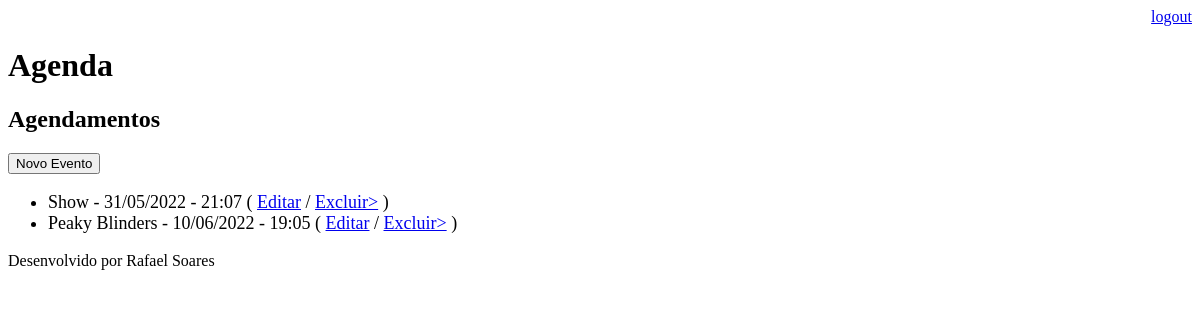
The page /agenda/ (signed in) on the database as committed earlier.
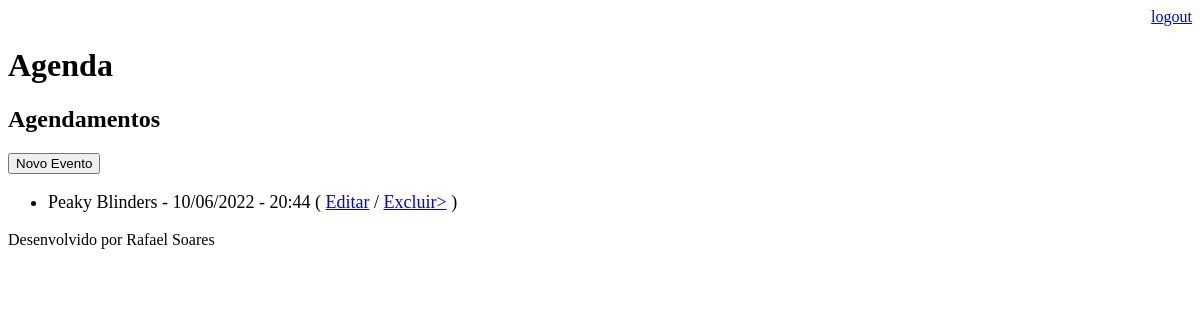
The same page on the database as committed later.
### core/models.py (models this page shows, shortened)
class Evento(models.Model):
    titulo = models.CharField(max_length=100)
    descricao = models.TextField(blank=True, null=True)
    data_evento = models.DateTimeField(verbose_name='Data do Evento')
    data_criacao = models.DateTimeField(auto_now=True)
    usuario = models.ForeignKey(User, on_delete=models.CASCADE)
    class Meta:
        db_table = 'evento'
    def get_data_evento(self):
        return self.data_evento.strftime('%d/%m/%Y - %H:%M')
    def get_evento_atrasado(self):
        if self.data_evento < datetime.now():
            return True
        else:
            return False

### core/views.py (the view)
# urls.py: path('agenda/', views.lista_eventos),
@login_required(login_url='/login/')
def lista_eventos(request):
    usuario = request.user
    data_atual = datetime.now() - timedelta(hours=1)
    evento = Evento.objects.filter(usuario=usuario,
                                   data_evento__gt=data_atual)#posso alterar p/ .alfilter(usuario=usuario) no lugar de .all()
    dados = {'eventos':evento}
    return render(request, 'agenda.html', dados)

### templates/Agenda.html (shortened to what this page needs)
{% extends "model-page.html" %}
{% block content %}
    <h2>Agendamentos</h2>
    <a href="evento/">
        <button type="button">Novo Evento</button>
    </a>
    <ul style="font-size: 18px">
        {% for evento in eventos %}
            <li>
                <div style=>
                    {{ evento.titulo }} - {{ evento.get_data_evento }}
                    ( <a href="evento/?id={{ evento.id }}">Editar</a>
                    / <a href="evento/delete/{{ evento.id }}/"> Excluir></a> )
                </div>
            </li>
        {% endfor %}
    </ul>
{% endblock %}

Rows that differ between the two databases and show on the page:
removed Evento: titulo "Show", get_data_evento "31/05/2022 - 21:07"
changed Evento "Peaky Blinders": get_data_evento "10/06/2022 - 19:05" → "10/06/2022 - 20:44"
